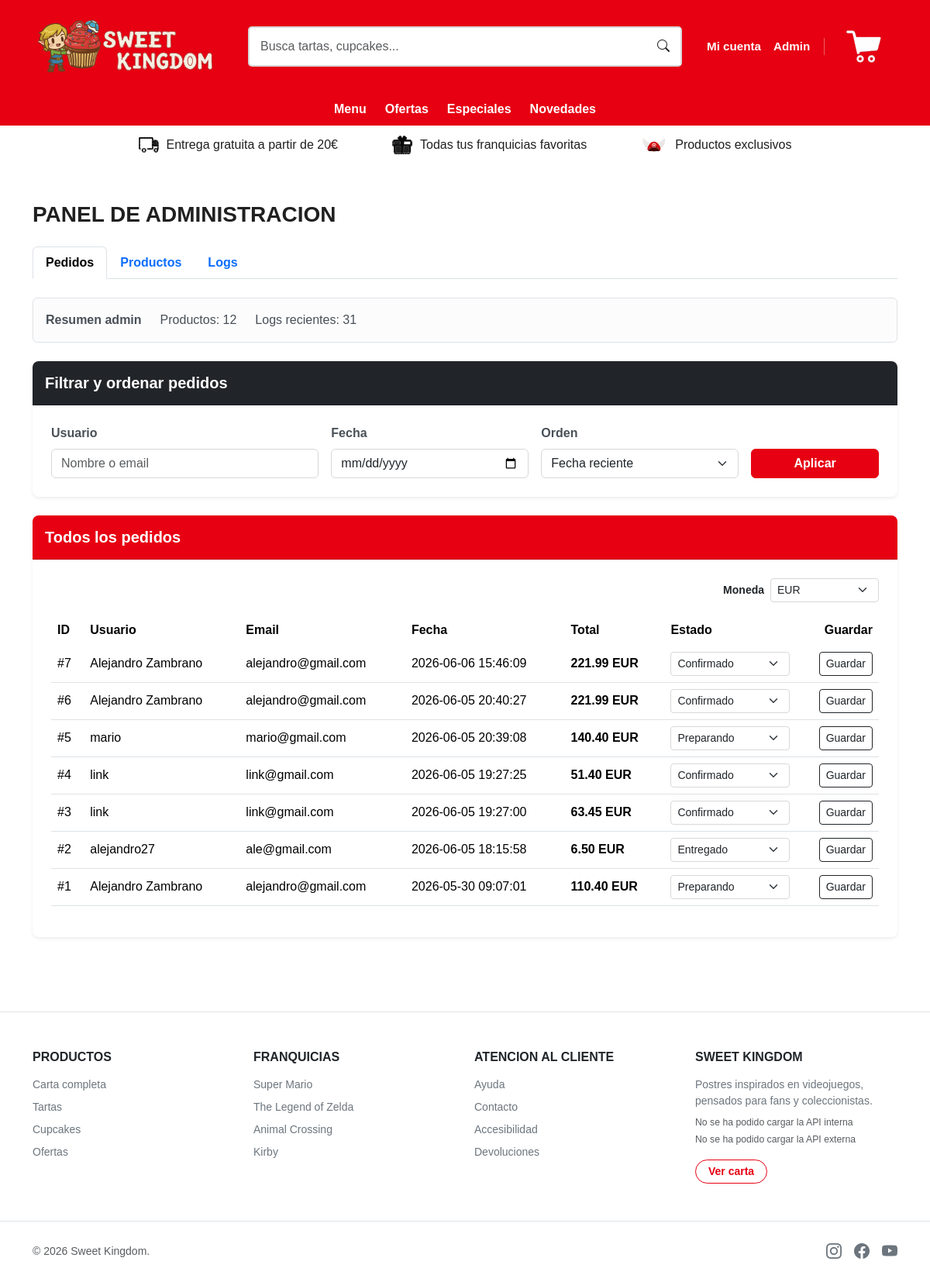
Screenshot of /index.php?controlador=ControladorAdmin&accion=panel (signed in) with the database file from the repository.
### tables this page shows
CREATE TABLE `pedido` (
  `id_pedido` int(11) NOT NULL,
  `id_cliente` int(11) NOT NULL,
  `fecha` datetime NOT NULL DEFAULT current_timestamp(),
  `total` decimal(10,2) NOT NULL,
  `estado` varchar(50) NOT NULL DEFAULT 'Confirmado'
);

CREATE TABLE `cliente` (
  `id_cliente` int(11) NOT NULL,
  `nombre` varchar(50) NOT NULL,
  `email` varchar(50) NOT NULL,
  `password` varchar(255) NOT NULL,
  `rol` varchar(20) NOT NULL DEFAULT 'usuario'
);

### app/views/inicio.php (called while the page is built)
<?php
include 'header.php';
include $view;
include 'footer.php';
?>

### app/controllers/ControladorAdmin.php (called while the page is built, shortened)
<?php
require_once 'app/models/ModeloAdmin.php';
class ControladorAdmin {
    private $modelo;
    public function __construct($db_conn) {
        $this->db = $db_conn;
        $this->modelo = new ModeloAdmin($this->db);
    }
    public function panel() {
        $filtros = [
            'usuario' => trim($_GET['usuario'] ?? ''),
            'fecha' => trim($_GET['fecha'] ?? ''),
            'orden' => trim($_GET['orden'] ?? 'fecha_desc')
        ];
        $pedidos = $this->modelo->obtenerPedidos($filtros);
        $view = 'admin_panel.php';
        require_once 'app/views/inicio.php';
    }
}
?>

### app/models/ModeloAdmin.php (called while the page is built, shortened)
<?php
class ModeloAdmin {
    private $db;
    public function __construct($db_conn) {
        $this->db = $db_conn;
    }
    public function obtenerPedidos($filtros = []) {
        $sql = "SELECT p.id_pedido, p.fecha, p.total, p.estado,
                       c.id_cliente, c.nombre, c.email
                FROM pedido p
                INNER JOIN cliente c ON p.id_cliente = c.id_cliente
                WHERE 1=1";
        $params = [];
        $ordenesPermitidos = [
            'fecha_desc' => 'p.fecha DESC',
            'fecha_asc' => 'p.fecha ASC',
            'precio_desc' => 'p.total DESC',
            'precio_asc' => 'p.total ASC'
        ];
        $orden = $filtros['orden'] ?? 'fecha_desc';
        $sql .= " ORDER BY " . ($ordenesPermitidos[$orden] ?? $ordenesPermitidos['fecha_desc']);
        $stmt = $this->db->prepare($sql);
        $stmt->execute($params);
        return $stmt->fetchAll(PDO::FETCH_ASSOC);
    }
}
?>

### app/views/admin_panel.php (the view, shortened to what this page needs)
<div class="container py-5">
    <div class="d-flex align-items-center mb-4">
        <h2 class="h3 fw-bold mb-0 text-uppercase">Panel de administracion</h2>
    </div>
    <ul class="nav nav-tabs mb-4" id="adminTabs" role="tablist">
        <li class="nav-item" role="presentation">
            <button class="nav-link active fw-bold" id="pedidos-tab" data-bs-toggle="tab" data-bs-target="#pedidos" type="button" role="tab">
                Pedidos
            </button>
        </li>
        <li class="nav-item" role="presentation">
            <button class="nav-link fw-bold" id="productos-tab" data-bs-toggle="tab" data-bs-target="#productos" type="button" role="tab">
                Productos
            </button>
        </li>
        <li class="nav-item" role="presentation">
            <button class="nav-link fw-bold" id="logs-tab" data-bs-toggle="tab" data-bs-target="#logs" type="button" role="tab">
                Logs
            </button>
        </li>
    </ul>
    <div class="tab-content" id="adminTabsContent">
        <div class="tab-pane fade show active" id="pedidos" role="tabpanel">
            <div class="card border-0 shadow-sm rounded-4 mb-4">
                <div class="card-header bg-dark text-white py-3">
                    <h5 class="mb-0 fw-bold">Filtrar y ordenar pedidos</h5>
                </div>
                <div class="card-body p-4">
                    <form action="index.php" method="GET" class="row g-3">
                        <div class="col-md-4">
                            <label class="form-label fw-bold">Usuario</label>
                            <input type="text" name="usuario" class="form-control"
                                   value="<?php echo htmlspecialchars($_GET['usuario'] ?? ''); ?>"
                                   placeholder="Nombre o email">
                        </div>
                        <div class="col-md-3">
                            <label class="form-label fw-bold">Fecha</label>
                            <input type="date" name="fecha" class="form-control"
                                   value="<?php echo htmlspecialchars($_GET['fecha'] ?? ''); ?>">
                        </div>
                        <div class="col-md-3">
                            <label class="form-label fw-bold">Orden</label>
                            <select name="orden" class="form-select">
                                <?php $ordenActual = $_GET['orden'] ?? 'fecha_desc'; ?>
                                <option value="fecha_desc" <?php echo $ordenActual === 'fecha_desc' ? 'selected' : ''; ?>>Fecha reciente</option>
                            </select>
                        </div>
                        <div class="col-md-2 d-flex align-items-end">
                            <button class="btn btn-rojo w-100" type="submit">Aplicar</button>
                        </div>
                    </form>
                </div>
            </div>
            <div class="card border-0 shadow-sm rounded-4">
                <div class="card-header bg-red text-white py-3">
                    <h5 class="mb-0 fw-bold">Todos los pedidos</h5>
                </div>
                <div class="card-body p-4">
                    <div class="d-flex justify-content-end align-items-center gap-2 mb-3">
                        <label for="currencySelect" class="fw-bold small mb-0">Moneda</label>
                        <select id="currencySelect" class="form-select form-select-sm" style="max-width: 140px;">
                            <option value="EUR" data-rate="1" selected>EUR</option>
                        </select>
                    </div>
                    <div class="table-responsive">
                        <table class="table align-middle tabla_movil">
                            <thead>
                                <tr>
                                    <th>ID</th>
                                    <th>Usuario</th>
                                    <th>Email</th>
                                    <th>Fecha</th>
                                    <th>Total</th>
                                    <th>Estado</th>
                                    <th class="text-end">Guardar</th>
                                </tr>
                            </thead>
                            <tbody>
                                <?php foreach ($pedidos as $pedido): ?>
                                    <tr>
                                        <td>#<?php echo $pedido['id_pedido']; ?></td>
                                        <td><?php echo htmlspecialchars($pedido['nombre']); ?></td>
                                        <td><?php echo htmlspecialchars($pedido['email']); ?></td>
                                        <td><?php echo htmlspecialchars($pedido['fecha']); ?></td>
                                        <td class="fw-bold admin-money" data-eur="<?php echo $pedido['total']; ?>">
                                        </td>
                                        <td>
                                            <form action="index.php?controlador=ControladorAdmin&accion=actualizarPedido" method="POST" class="d-flex gap-2">
                                                <select name="estado" class="form-select form-select-sm">
                                                    <?php
                                                        $estados = ['Confirmado', 'Preparando', 'Enviado', 'Entregado', 'Cancelado'];
                                                        foreach ($estados as $estado):
                                                    ?>
                                                        <option value="<?php echo $estado; ?>" <?php echo $pedido['estado'] === $estado ? 'selected' : ''; ?>>
                                                            <?php echo $estado; ?>
                                                        </option>
                                                    <?php endforeach; ?>
                                                </select>
                                        </td>
                                        <td class="text-end">
                                                <button type="submit" class="btn btn-sm btn-outline-dark">Guardar</button>
                                        </td>
                                    </tr>
                                <?php endforeach; ?>
                            </tbody>
                        </table>
                    </div>
                </div>
            </div>
        </div>
    </div>
</div>

### css/style.css (style rules this page uses)
:root { --color-rojo: #e60012; --color-rojo-hover: #c40010; --color-negro: #1f2326; --color-texto: #202020; --color-borde: #d8d8d8; --color-fondo: #f7f7f7; }
html { background-color: var(--color-rojo); }
* { margin: 0; padding: 0; box-sizing: border-box; }
body { color: var(--color-texto); overflow-x: hidden; font-family: Arial, Helvetica, sans-serif; background-color: #ffffff; }
.bg-red, .badge { background-color: var(--color-rojo) !important; }
.btn-rojo { background-color: var(--color-rojo) !important; color: #ffffff !important; border: 1px solid var(--color-rojo) !important; font-weight: bold !important; text-decoration: none !important; }
.form-control, .form-select { border: 1px solid var(--color-borde); }
.card { border-radius: 8px !important; }
.card-header { border-radius: 8px 8px 0 0 !important; }
.tabla_movil td, .tabla_movil th { vertical-align: middle; }

### css/estilo_registro.css (style rules this page uses)
.form-label { color: #495057; font-weight: 500; }

### css/estilo_carrito.css (style rules this page uses)
.table th { border: none; }

### rows the page displays
pedido: id_pedido "7", id_cliente.nombre "Alejandro Zambrano", id_cliente.email "alejandro@gmail.com", fecha "2026-06-06 15:46:09", estado "Confirmado"
pedido: id_pedido "6", id_cliente.nombre "Alejandro Zambrano", id_cliente.email "alejandro@gmail.com", fecha "2026-06-05 20:40:27", estado "Confirmado"
pedido: id_pedido "5", id_cliente.nombre "mario", id_cliente.email "mario@gmail.com", fecha "2026-06-05 20:39:08", estado "Preparando"
pedido: id_pedido "4", id_cliente.nombre "link", id_cliente.email "link@gmail.com", fecha "2026-06-05 19:27:25", estado "Confirmado"
pedido: id_pedido "3", id_cliente.nombre "link", id_cliente.email "link@gmail.com", fecha "2026-06-05 19:27:00", estado "Confirmado"
pedido: id_pedido "2", id_cliente.nombre "alejandro27", id_cliente.email "ale@gmail.com", fecha "2026-06-05 18:15:58", estado "Entregado"
pedido: id_pedido "1", id_cliente.nombre "Alejandro Zambrano", id_cliente.email "alejandro@gmail.com", fecha "2026-05-30 09:07:01", estado "Preparando"
